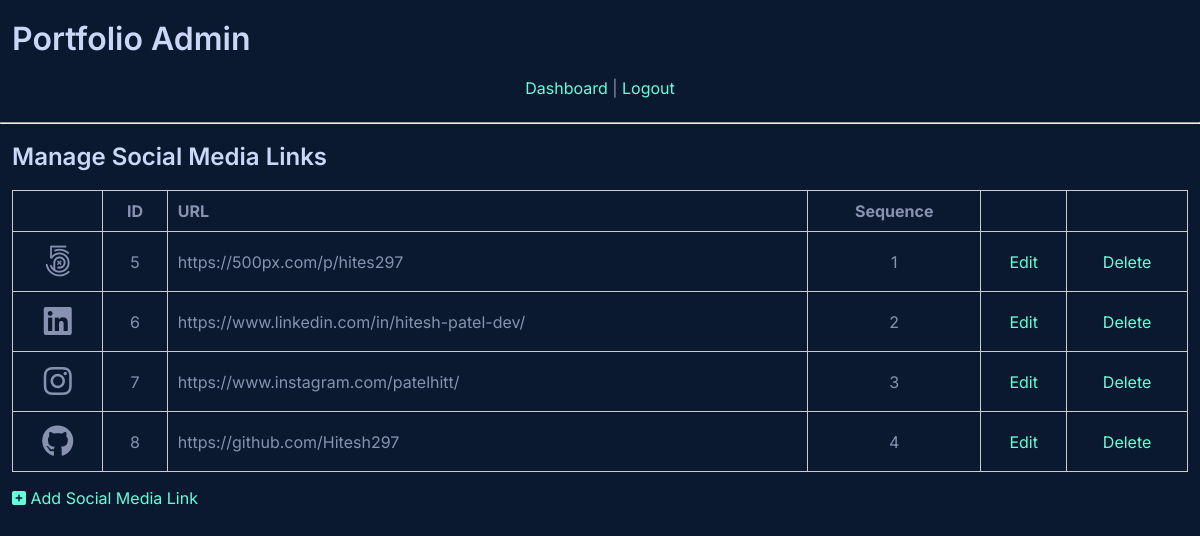
The page /admin/socialLinks.php (signed in) on the database its author committed.
### tables this page shows
CREATE TABLE `socialMedia` (
  `id` int(11) NOT NULL,
  `logo` varchar(250) NOT NULL,
  `url` varchar(100) NOT NULL,
  `sequence` int(11) NOT NULL
);

### admin/socialLinks.php (the view, shortened to what this page needs)
<?php
include( 'includes/database.php' );
include( 'includes/header.php' );
$query = 'SELECT *
  FROM socialMedia
  ORDER BY sequence';
$result = mysqli_query( $connect, $query );
?>
<h2>Manage Social Media Links</h2>
<table>
  <tr>
    <th></th>
    <th align="center">ID</th>
    <th align="left">URL</th>
    <th align="center">Sequence</th>
    <th></th>
    <th></th>
  </tr>
  <?php while( $record = mysqli_fetch_assoc( $result ) ): ?>
    <tr>
      <td class="fa-icon" align="center">
        <?php echo $record['logo']; ?>
      </td>
      <td align="center"><?php echo $record['id']; ?></td>
      <td align="left">
        <?php echo htmlentities( $record['url'] ); ?>
      </td>
      <td align="center"><?php echo $record['sequence']; ?></td>
      <td align="center"><a href="socialLinks_edit.php?id=<?php echo $record['id']; ?>">Edit</i></a></td>
      <td align="center">
        <a href="socialLinks.php?delete=<?php echo $record['id']; ?>" onclick="javascript:confirm('Are you sure you want to delete this social media link?');">Delete</i></a>
      </td>
    </tr>
  <?php endwhile; ?>
</table>
<p><a href="socialLinks_add.php"><i class="fas fa-plus-square"></i> Add Social Media Link</a></p>
<?php
include( 'includes/footer.php' );
?>

### admin/styles.css (style rules this page uses)
:root { --green: #64ffda; --background: #0a192f; --dark-slate: #495670; }
html { box-sizing: border-box; width: 100%; scroll-behavior: smooth; }
*, *::before, *::after { box-sizing: inherit; }
body { margin: 0; background-color: var(--background); color: #8892b0; font-family: 'Inter', sans-serif; counter-reset: item section; height: 100%; animation: enablescroll 0.2 3s; }
h1, h2, h3, h4, h5, h6 { font-weight: 600; color: #ccd6f6; line-height: 1.1; }
p { margin-bottom: 24px; }
a { display: inline-block; }
a:link, a:active, a:hover, a:visited { text-decoration: none; color: var(--green); }
table { width: 100%; border: 1px solid #ccc; border-spacing: 0; border-collapse: collapse; }
td, th { border: 1px solid #ccc; padding: 10px; }
th { white-space: nowrap; }
.fa-icon { font-size: 32px; }

### rows shown on the page
socialmedia: id "5", url "https://500px.com/p/hites297", sequence "1"
socialmedia: id "6", url "https://www.linkedin.com/in/hitesh-patel-dev/", sequence "2"
socialmedia: id "7", url "https://www.instagram.com/patelhitt/", sequence "3"
socialmedia: id "8", url "https://github.com/Hitesh297", sequence "4"
